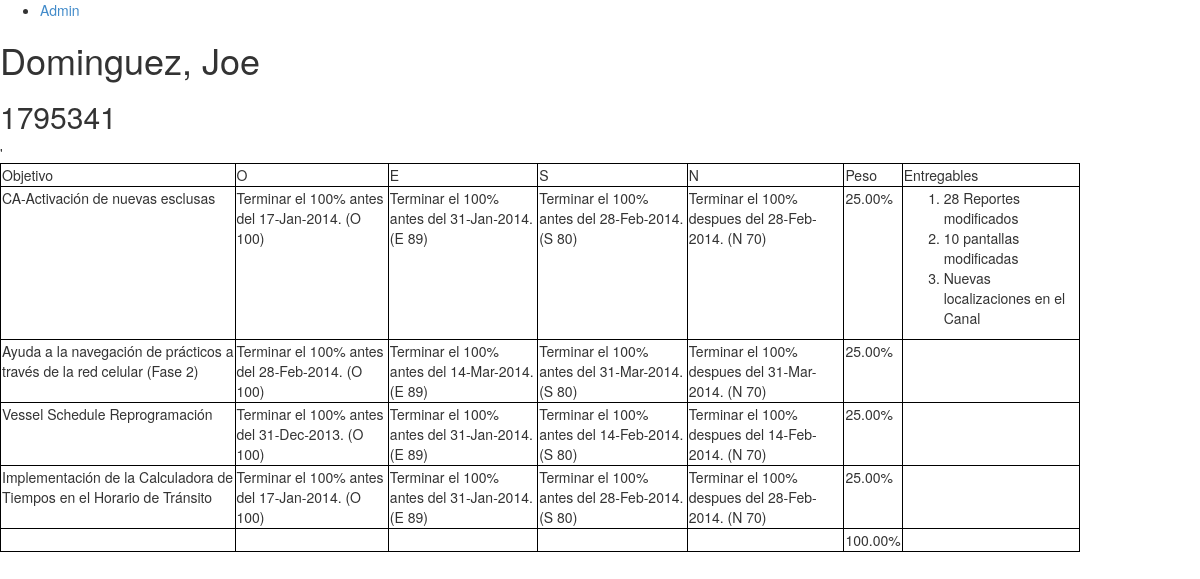
Page /goalmatrix/employee/jdominguez/ on the committed database.
### goalmatrix/models.py (models this page shows, shortened)
class Employee(models.Model):
    first_name = models.CharField(max_length=30)
    middle_name = models.CharField(max_length=30, blank=True, null=True)
    last_name = models.CharField(max_length=30)
    username = models.CharField(max_length=30,unique=True)
    company_id = models.CharField(max_length=8,
                                  validators=[RegexValidator(
                                            regex='^\d{7}$', message='company id must be 7 digits',
                                            code='invalid_company_id'),],
                                  unique=True)
    team = models.ForeignKey(Team, null=True, blank=True)
    def total_assignment(self):
        ta = 0
        for assign in self.assignment_set.all():
            ta += assign.weight
        return ta
    def __unicode__(self):
        return u"%s, %s" % (self.last_name, self.first_name,)

class Assignment(models.Model):
    position = models.IntegerField()
    employee = models.ForeignKey(Employee)
    goal = models.ForeignKey(Goal)
    weight = models.DecimalField(decimal_places=2, max_digits=5,
                                blank=True, null=True,
                                validators=[MinValueValidator(1),
                                            MaxValueValidator(100)])
    grade = models.DecimalField(decimal_places=2, max_digits=5,
                                blank=True, null=True,
                                validators=[MinValueValidator(1),
                                            MaxValueValidator(100)])
    class Meta:
        ordering = ['position']

class Goal(models.Model):
    position = models.IntegerField()
    description = models.CharField(max_length=120)
    grade = models.DecimalField(decimal_places=2, max_digits=5,
                                blank=True, null=True,
                                validators=[MinValueValidator(1),
                                            MaxValueValidator(100)])
    class Meta:
        ordering = ['position']

class AcceptanceCriteria(models.Model):
    goal = models.ForeignKey(Goal)
    DATE_DEFINITION_CHOICES =(('BEFORE', 'Before'), ('AFTER', 'After'), ('NA', 'Not Applicable'))
    standard = models.ForeignKey(StandardClassification)
    description = models.CharField(max_length=120, blank=True, null=True)
    date_definition = models.CharField(max_length=8,
                                       choices = DATE_DEFINITION_CHOICES,
                                       default= DATE_DEFINITION_CHOICES[0][0])
    expected_date = models.DateField()
    expected_percentage = models.IntegerField(default=100)
    def __unicode__(self):
        if self.date_definition == 'BEFORE':
            return u"Terminar el %.0f%% antes del %s. (%s)" % (self.expected_percentage, self.expected_date.strftime('%d-%b-%Y'), self.standard,)
        elif self.date_definition == 'AFTER':
            return u"Terminar el %.0f%% despues del %s. (%s)" % (self.expected_percentage, self.expected_date.strftime('%d-%b-%Y'), self.standard,)
        else:
            return u"%s para %s avance %d fecha  %s" % (self.goal, self.standard, self.expected_percentage, self.expected_date)

class StandardClassification(models.Model):
    class Meta:
        ordering = ['-grade']
    STANDARD_CLASSIFICATION = (
                      ('O', 'Outstanding'),
                      ('E', 'Superior'),
                      ('S', 'Satisfactory'),
                      ('N', 'Needs Improvement'),
                      )
    letter = models.CharField(max_length=1,
                              choices=STANDARD_CLASSIFICATION,
                              primary_key=True)
    grade = models.DecimalField(decimal_places=2, max_digits=5)
    def __unicode__(self):
        return u'%s %d' % (self.letter, self.grade)

class Deliverable(models.Model):
    position = models.IntegerField()
    goal = models.ForeignKey(Goal)
    description = models.CharField(max_length=120)

### goalmatrix/views.py (the view)
# urls.py: url(r'^employee/(?P<username>\w*)/$', views.showassignments, name='show_assingments'),
def showassignments(request, username):
    employee = Employee.objects.get(username=username)
    context = RequestContext(request)
    context_dict = {'employee': employee}
    return render_to_response('goalmatrix/employee.html', context_dict, context)

### templates/goalmatrix/employee.html (shortened to what this page needs)
{% extends "goalmatrix/base.html" %}
{% load static %}
{% block content %}
	<h1>{{ employee }}</h1>
	<h2>{{ employee.company_id }}</h2>
	<table id="matrix">
		'<thead>
			<tr>
				<td>Objetivo</td>
				<td>O</td>
				<td>E</td>
				<td>S</td>
				<td>N</td>
				<td>Peso</td>
				<td>Entregables</td>
			</tr>
		</thead>
	{% for assignment in employee.assignment_set.all %}
		<tr class="goal">
			<td class="goal-description">{{ assignment.goal.description}}</td>
			{% for criteria in assignment.goal.acceptancecriteria_set.all%}
			<td class="goal-criteria">{{ criteria }}</td>
			{% endfor%}
			<td class="goal-weight">{{ assignment.weight}}%</td>
			<td class="goal-deliverable">
				<ol>
					{% for deliverable in assignment.goal.deliverable_set.all %}
					<li>{{ deliverable.description }}</li>
					{% endfor %}
				</ol>
			</td>
		</tr>
	{% endfor %}
	<tr>
		<td>&nbsp;</td>
		<td>&nbsp;</td>
		<td>&nbsp;</td>
		<td>&nbsp;</td>
		<td>&nbsp;</td>
		<td>{{ employee.total_assignment }}%</td>
		<td>&nbsp;</td>
	</tr>
	</table>
{% endblock %}

### static/css/goalmatrix.css (style rules this page uses)
body { background-color:white; }
table#matrix { width: 90%; border: 1px solid black; border-collapse:collapse; }
table#matrix > tbody > tr > td { border: 1px solid black; }
table#matrix > thead > tr > td { border: 1px solid black; }
.goal { vertical-align:text-top; }

### rows in the picture
Employee: last_name+first_name "Dominguez, Joe", company_id "1795341", total_assignment "100.00"
Assignment: goal.description "CA-Activación de nuevas esclusas", weight "25.00"
AcceptanceCriteria: date_definition+expected_percentage+expected_date "Terminar el 100% antes del 17-Jan-2014. (O 100)"
AcceptanceCriteria: date_definition+expected_percentage+expected_date "Terminar el 100% antes del 31-Jan-2014. (E 89)"
AcceptanceCriteria: date_definition+expected_percentage+expected_date "Terminar el 100% antes del 28-Feb-2014. (S 80)"
AcceptanceCriteria: date_definition+expected_percentage+expected_date "Terminar el 100% despues del 28-Feb-2014. (N 70)"
Deliverable: description "28 Reportes modificados"
Deliverable: description "10 pantallas modificadas"
Deliverable: description "Nuevas localizaciones en el Canal"
Assignment: goal.description "Ayuda a la navegación de prácticos a través de la red celular (Fase 2)", weight "25.00"
AcceptanceCriteria: date_definition+expected_percentage+expected_date "Terminar el 100% antes del 28-Feb-2014. (O 100)"
AcceptanceCriteria: date_definition+expected_percentage+expected_date "Terminar el 100% antes del 14-Mar-2014. (E 89)"
AcceptanceCriteria: date_definition+expected_percentage+expected_date "Terminar el 100% antes del 31-Mar-2014. (S 80)"
AcceptanceCriteria: date_definition+expected_percentage+expected_date "Terminar el 100% despues del 31-Mar-2014. (N 70)"
Assignment: goal.description "Vessel Schedule Reprogramación", weight "25.00"
AcceptanceCriteria: date_definition+expected_percentage+expected_date "Terminar el 100% antes del 31-Dec-2013. (O 100)"
AcceptanceCriteria: date_definition+expected_percentage+expected_date "Terminar el 100% antes del 31-Jan-2014. (E 89)"
AcceptanceCriteria: date_definition+expected_percentage+expected_date "Terminar el 100% antes del 14-Feb-2014. (S 80)"
AcceptanceCriteria: date_definition+expected_percentage+expected_date "Terminar el 100% despues del 14-Feb-2014. (N 70)"
Assignment: goal.description "Implementación de la Calculadora de Tiempos en el Horario de Tránsito", weight "25.00"
AcceptanceCriteria: date_definition+expected_percentage+expected_date "Terminar el 100% antes del 17-Jan-2014. (O 100)"
AcceptanceCriteria: date_definition+expected_percentage+expected_date "Terminar el 100% antes del 31-Jan-2014. (E 89)"
AcceptanceCriteria: date_definition+expected_percentage+expected_date "Terminar el 100% antes del 28-Feb-2014. (S 80)"
AcceptanceCriteria: date_definition+expected_percentage+expected_date "Terminar el 100% despues del 28-Feb-2014. (N 70)"
